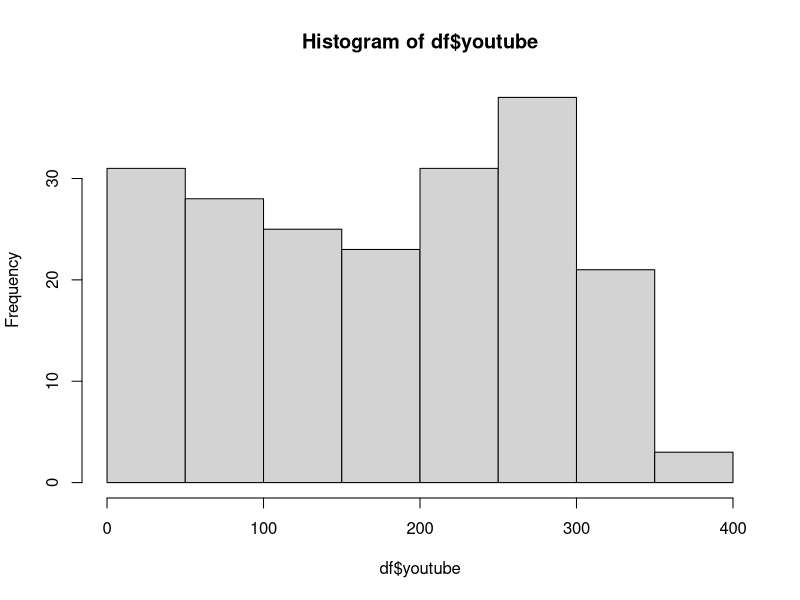
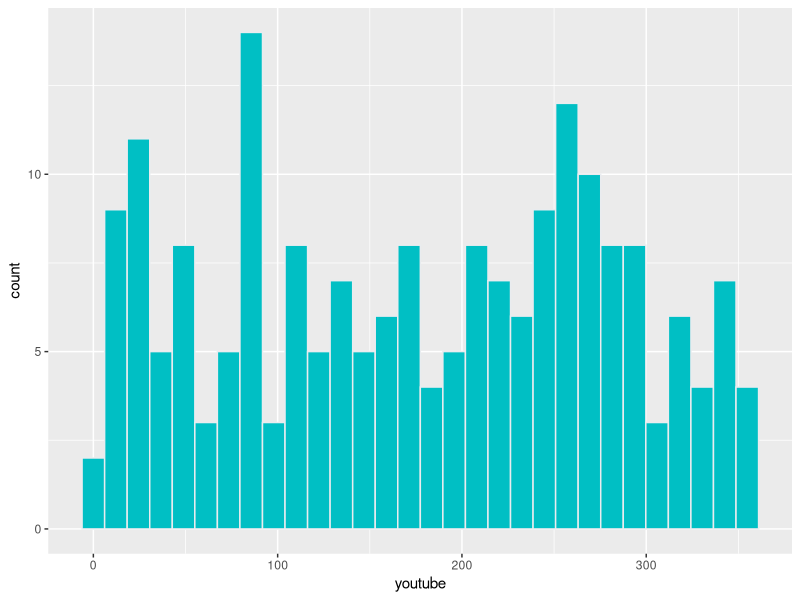
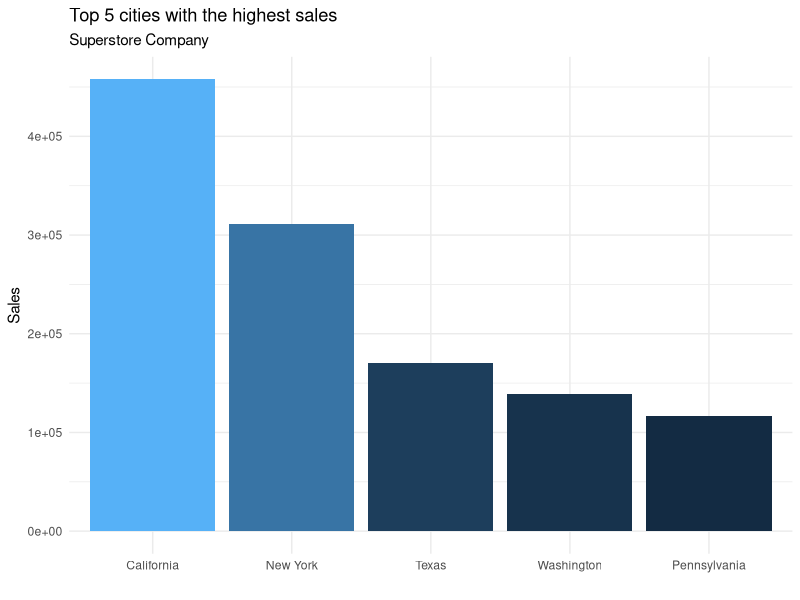
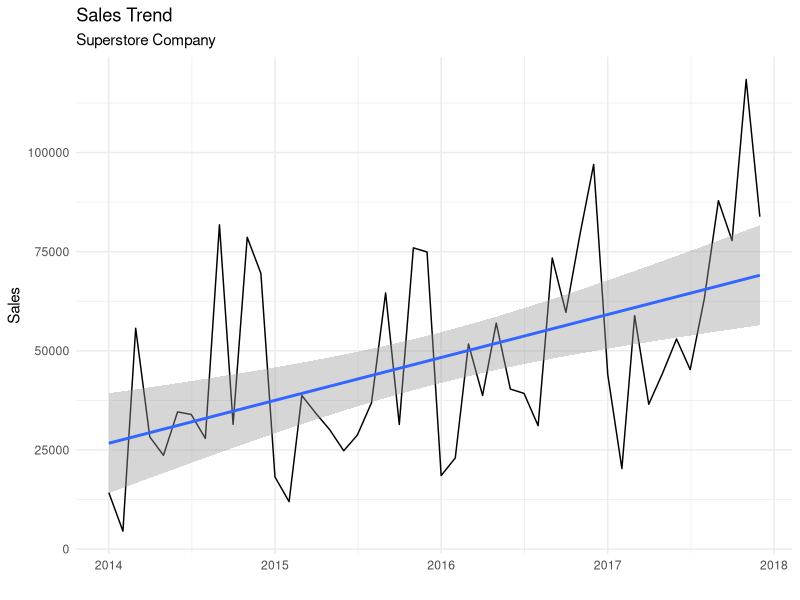

Generate these figures, in order, with R:
## ---- chunk 1
# Load packages
library(tidyverse)
library(lubridate)
## ---- chunk 2
# Load data
df <- read_csv("data/marketing.csv")
## ---- chunk 3
# Print/Show the data
print(df)
## ---- chunk 4
# Histogram using Base
hist(df$youtube)
## ---- chunk 5
# Histogram using ggplot2
ggplot(data = df, aes(x = youtube)) +
  geom_histogram(colour = "#e9ecef", fill = "#00bfc4")
## ---- chunk 6
# Load package
library(readxl)
## ---- chunk 7
# Get customer churn data
df_superstore <- read_xls("data/Superstore.xls")
## ---- chunk 8
# Print/Show the data
print(df_superstore )
## ---- chunk 9
# Barplot: Visualize city with highest sales
df_superstore %>%
  select(sales, state) %>%
  group_by(state) %>%
  mutate(state_sales = sum(sales)) %>%
  ungroup() %>%
  select(state, state_sales) %>%
  distinct() %>%
  arrange(desc(state_sales)) %>%
  slice_head(n = 5) %>%
  ggplot(aes(x = reorder(state, -state_sales), y = state_sales, fill = state_sales)) +
  geom_col() +
  labs(
    title = "Top 5 cities with the highest sales",
    subtitle = "Superstore Company",
    x = "",
    y = "Sales"
  ) +
  theme_minimal() +
  theme(legend.position = "none")
## ---- chunk 10
# Linplot: Visualize sales trend
df_superstore %>%
  select(order_date, sales) %>%
  mutate(order_month = floor_date(order_date, "month")) %>%
  group_by(order_month) %>%
  mutate(monthly_sales = sum(sales)) %>%
  ungroup() %>%
  select(order_month, monthly_sales) %>%
  distinct() %>%
  ggplot(aes(x = order_month, y = monthly_sales)) +
  geom_line() +
  geom_smooth(method = "lm") +
  labs(
    title = "Sales Trend",
    subtitle = "Superstore Company",
    x = "",
    y = "Sales"
  ) +
  theme_minimal()
